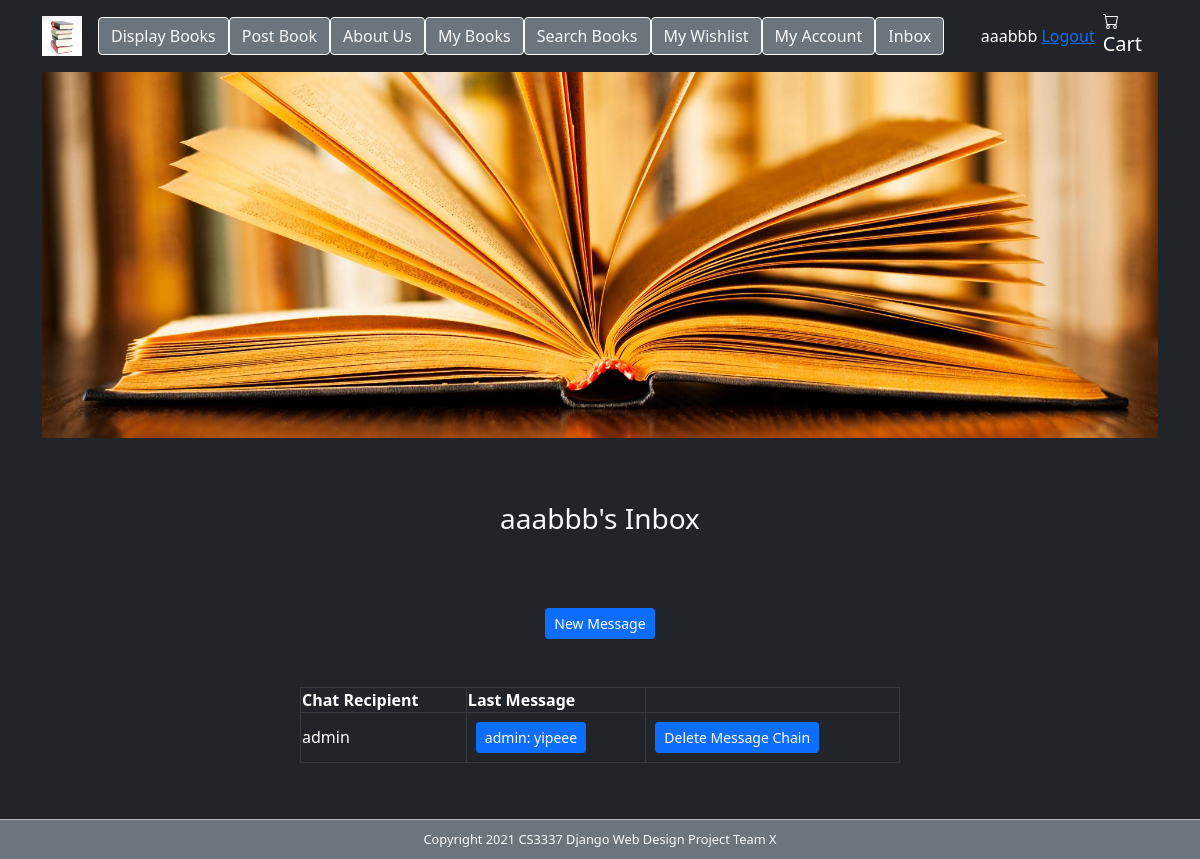
The app's page /inbox (signed in) with its own data.
### bookMng/models.py (models this page shows, shortened)
class MainMenu(models.Model):
    item = models.CharField(max_length=200, unique=True)
    link = models.CharField(max_length=200, unique=True)

class Message(models.Model):
    sender = models.ForeignKey(User, blank=True, null=True, on_delete=models.CASCADE, related_name="sender")
    reciever = models.ForeignKey(User, blank=True, null=True, on_delete=models.CASCADE, related_name="reciever")
    message = models.CharField(max_length=350, default="", blank=True, null=True)
    time_rec = models.DateTimeField(auto_now_add=True)

### bookMng/views.py (the view)
# urls.py: path('inbox', views.inbox, name='inbox'),
@login_required(login_url=reverse_lazy('login'))
def inbox(request):
    current_user = request.user
    latestMessage = []
    validChain = []
    messages = Message.objects.all().order_by('-time_rec')
    for m in messages:
        if m.sender == current_user or m.reciever == current_user:
            if current_user != m.sender:
                if m.sender not in validChain:
                    validChain.append(m.sender)
                    latestMessage.append(m)
            else:
                if m.reciever not in validChain:
                    validChain.append(m.reciever)
                    latestMessage.append(m)
    return render(request,
                  'bookMng/inbox.html',
                  {
                      'item_list': MainMenu.objects.all(),
                      'current_user': current_user,
                      'latestMessage': latestMessage,
                      'current_user': current_user,
                  }
                  )

### bookEx/templates/bookMng/inbox.html (shortened to what this page needs)
<link href="https://cdn.jsdelivr.net/npm/bootstrap@5.1.3/dist/css/bootstrap.min.css"
      rel="stylesheet"
>
{% extends "base.html" %}
{% load static %}
{% block sidenav %}
    {% for item in item_list %}
        <div align="center">
            <li>
                <a href="{{ item.link}}" align="center">
                    <button type="button" class="btn btn-secondary btn-outline-light">{{ item.item }}</button>
                </a>
            </li>
        </div>
    {% endfor %}
{% endblock sidenav %}
{% block content %}
<br><br>
<div align="center">
    <h3 class="p-3"> {{current_user}}'s Inbox</h3>
    <br><br>
    <a href="inbox_add" class="btn  btn-sm btn-primary" role="button">New Message</a>
</div>
<br><br>
<table align="center" width="600" class="table-striped table-bordered table-dark">
    <tr>
        <th>Chat Recipient</th><th>Last Message</th><th>   </th>
    </tr>
    {% for m in latestMessage %}
        <tr>
            <td>
                {% if m.reciever != current_user %}
                    {{m.reciever}}
                {% elif m.sender != current_user %}
                    {{m.sender}}
                {% else %}
                    {{current_user}}
                {% endif %}
            </td>
            <td>
                {% if m.reciever != current_user %}
                    <a href="message_display/{{m.reciever}}" class="btn btn-sm btn-primary m-2" role="button">
                        {{m.sender}}: {{m.message}}</a>
                {% else %}
                    <a href="message_display/{{m.sender}}" class="btn btn-sm btn-primary m-2" role="button">
                        {{m.sender}}: {{m.message}}</a>
                {% endif %}
            </td>
            <td>
                {% if m.reciever != current_user %}
                    <a href="/delete_message/{{m.reciever}}" class="btn btn-sm btn-primary m-2" role="button">
                        Delete Message Chain</a>
                {% else %}
                    <a href="/delete_message/{{m.sender}}" class="btn btn-sm btn-primary m-2" role="button">
                        Delete Message Chain</a>
                {% endif %}
            </td>
        </tr>
    {% endfor %}
</table>
{% endblock content%}

### bookEx/templates/base.html (shortened to what this page needs)
<link href="https://cdn.jsdelivr.net/npm/bootstrap@5.1.3/dist/css/bootstrap.min.css"
      rel="stylesheet"
>
{% load static %}
<!DOCTYPE html>
<html lang="en">
<head>
    <link href="{% static 'main.css' %}" rel="stylesheet" type="text/css">
</head>
<body class="container bg-dark text-light">
<div>
    <header>
        <div>
        <nav class="navbar navbar-expand-lg text-white bg-dark navbar-dark">
            <a class="navbar-brand" href="/"><img src="{% static 'logo.jpg' %}" width="40" height="40" alt="" /></a>
            <div class="collapse navbar-collapse" id="navbarNav">
                <ul class="navbar-nav ">
                    {% block sidenav %}{% endblock sidenav %}
                </ul>
            </div>
            <span class="p-2" style="float: right;">
                {% if user.is_authenticated %}
                    {{ user.username }}
                    <a href="{% url 'logout' %}?next=/">Logout</a>
                {% else %}
                     Not logged in
                    <a href="{% url 'login' %}?next=/">Login</a>
                {% endif %}
            </span>
            <a class="navbar-brand" href="/shoppingcart"></i><br>Cart</a>
        </nav>
        </div>
        <div id="topbanner" >
            <img src="{% static 'topbanner.jpg' %}" alt="" class="w-100 "/>
        </div>
    </header>
        {% block content %}{% endblock content %}
    <br><br><br><br>
    <footer id="footer" class="bg-secondary text-light fixed-bottom">
        Copyright 2021 CS3337 Django Web Design Project Team X
    </footer>
</div>
</body>
</html>

### bookEx/static/main.css (style rules this page uses)
#footer { text-align: center; font-size: 0.8em; margin-top: 5px; padding-top: 10px; padding-bottom: 10px; background-color: #FFFFFF; border-top: thin solid #BBBBBB; clear: both; color: #969696; }

### records on screen
MainMenu: item "Display Books"
MainMenu: item "Post Book"
MainMenu: item "About Us"
MainMenu: item "My Books"
MainMenu: item "Search Books"
MainMenu: item "My Wishlist"
MainMenu: item "My Account"
MainMenu: item "Inbox"
Message: sender "admin", message "yipeee"

### other values on screen
{{ user.username }} "aaabbb"
{{ current_user }} "aaabbb"
